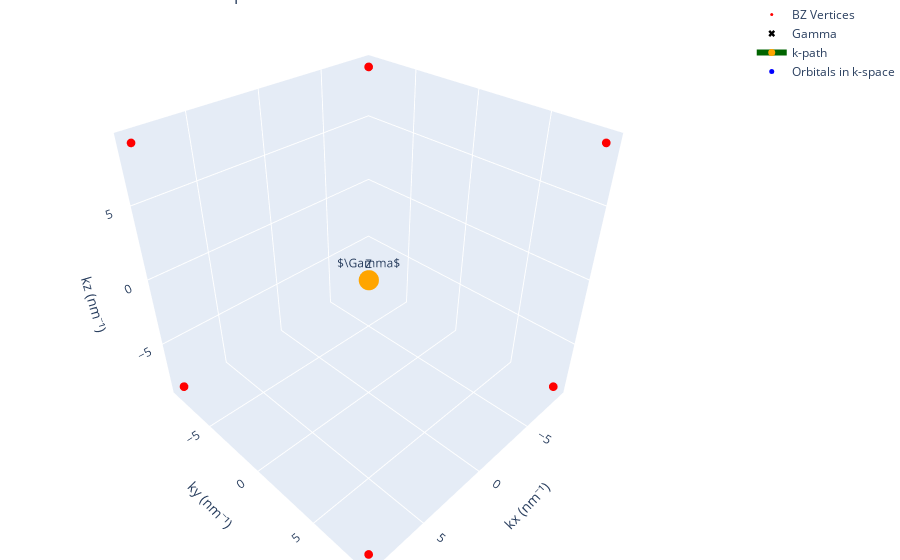

The notebook cell this image was saved under:
### Code cell
import numpy as np
import plotly.graph_objects as go
from scipy.spatial import Voronoi, ConvexHull
import numpy as np
import plotly.graph_objects as go
from scipy.spatial import Voronoi, ConvexHull

def plot_bz_with_kpath_lines(
    b1, b2, b3, 
    k_cart, 
    k_label, 
    extra_scatter=None, 
    scatter_color="blue", 
    scatter_size=6, 
    scatter_name="Extra points"
):
    """
    Plot 3D Brillouin zone, k-path, and optional extra scatter points.
    - cell: TBPLaS cell object
    - k_cart: (N,3) k-point coordinates (in nm^-1)
    - k_label: list of labels for k-points
    - extra_scatter: (M,3) array of additional scatter points in k-space (optional)
    - scatter_color: color for the extra scatter points
    - scatter_size: marker size for the extra scatter points
    - scatter_name: legend label for the extra scatter points
    """
    # BZ construction
    pts = []
    for n1 in range(-1, 2):
        for n2 in range(-1, 2):
            for n3 in range(-1, 2):
                pts.append(n1 * b1 + n2 * b2 + n3 * b3)
    pts = np.array(pts)
    vor = Voronoi(pts)
    origin_index = np.argmin(np.linalg.norm(pts, axis=1))
    region_index = vor.point_region[origin_index]
    region = vor.regions[region_index]
    if -1 in region:
        print("Warning: Brillouin zone is unbounded, try expanding the lattice grid!")
    vertices = np.array([vor.vertices[i] for i in region if i != -1])
    hull = ConvexHull(vertices)

    fig = go.Figure()
    # BZ mesh
    for s in hull.simplices:
        fig.add_trace(go.Mesh3d(
            x=vertices[s, 0], y=vertices[s, 1], z=vertices[s, 2],
            color='lightblue', opacity=0.5, alphahull=0, showlegend=False
        ))
    # BZ vertices
    fig.add_trace(go.Scatter3d(
        x=vertices[:, 0], y=vertices[:, 1], z=vertices[:, 2],
        mode='markers', marker=dict(size=3, color='red'), name='BZ Vertices'
    ))
    # # Gamma point
    # fig.add_trace(go.Scatter3d(
    #     x=[0], y=[0], z=[0],
    #     mode='markers', marker=dict(size=6, color='black', symbol='x'), name=r'Gamma'
    # ))
    # k-path lines+markers
    fig.add_trace(go.Scatter3d(
        x=k_cart[:, 0], y=k_cart[:, 1], z=k_cart[:, 2],
        mode='lines+markers',
        line=dict(color='darkgreen', width=6),
        marker=dict(size=7, color='orange'),
        name='k-path'
    ))
    # Label the special points
    for kpt, label in zip(k_cart, k_label):
        fig.add_trace(go.Scatter3d(
            x=[kpt[0]], y=[kpt[1]], z=[kpt[2]],
            mode='text',
            text=[label],
            textposition='top center',
            showlegend=False
        ))
    # Plot extra scatter points if provided
    if extra_scatter is not None and len(extra_scatter) > 0:
        fig.add_trace(go.Scatter3d(
            x=extra_scatter[:, 0], y=extra_scatter[:, 1], z=extra_scatter[:, 2],
            mode='markers',
            marker=dict(size=scatter_size, color=scatter_color),
            name=scatter_name
        ))
    fig.update_layout(
        scene=dict(
            xaxis_title='kx (nm⁻¹)',
            yaxis_title='ky (nm⁻¹)',
            zaxis_title='kz (nm⁻¹)'
        ),
        margin=dict(l=0, r=0, b=0, t=0),
        title="3D Brillouin Zone with k-point Path"
    )
    fig.show()


def fold_k_to_bz(k_cart, b1, b2, b3):
    """
    Fold cartesian k-points into the first Brillouin zone defined by b1, b2, b3.
    Returns cartesian coordinates in the first BZ.
    """
    B = np.vstack([b1, b2, b3])  # shape (3,3)
    # Fractional coordinates: solve B.T @ frac = k_cart
    frac = np.linalg.solve(B.T, k_cart.T).T
    # Wrap to (-0.5, 0.5]
    frac_bz = (frac + 0.5) % 1.0
    # Back to cartesian
    k_cart_bz = frac_bz @ B
    return k_cart_bz

k_cart_bz = fold_k_to_bz(k_cart, b1, b2, b3)
plot_bz_with_kpath_lines(
    b1, b2, b3,
    k_cart_bz,
    k_label,
    extra_scatter=k_pos_frac,
    scatter_color="blue",
    scatter_size=5,
    scatter_name="Orbitals in k-space"
)

### Figure 1 — Plotly figure (JSON) as saved in the notebook; plotly's stock layout.template omitted (floating-point values rounded to 4 significant figures)
{"data": [{"alphahull": 0, "color": "lightblue", "opacity": 0.5, "showlegend": false, "type": "mesh3d", "x": [-8.727, -8.727, -8.727], "y": [-8.727, 8.727, 8.727], "z": [8.727, 8.727, -8.727]}, {"alphahull": 0, "color": "lightblue", "opacity": 0.5, "showlegend": false, "type": "mesh3d", "x": [-8.727, -8.727, -8.727], "y": [-8.727, 8.727, -8.727], "z": [8.727, -8.727, -8.727]}, {"alphahull": 0, "color": "lightblue", "opacity": 0.5, "showlegend": false, "type": "mesh3d", "x": [-8.727, 8.727, 8.727], "y": [-8.727, -8.727, -8.727], "z": [8.727, 8.727, -8.727]}, {"alphahull": 0, "color": "lightblue", "opacity": 0.5, "showlegend": false, "type": "mesh3d", "x": [-8.727, 8.727, -8.727], "y": [-8.727, -8.727, -8.727], "z": [8.727, -8.727, -8.727]}, {"alphahull": 0, "color": "lightblue", "opacity": 0.5, "showlegend": false, "type": "mesh3d", "x": [8.727, 8.727, -8.727], "y": [8.727, -8.727, -8.727], "z": [-8.727, -8.727, -8.727]}, {"alphahull": 0, "color": "lightblue", "opacity": 0.5, "showlegend": false, "type": "mesh3d", "x": [8.727, -8.727, -8.727], "y": [8.727, 8.727, -8.727], "z": [-8.727, -8.727, -8.727]}, {"alphahull": 0, "color": "lightblue", "opacity": 0.5, "showlegend": false, "type": "mesh3d", "x": [8.727, -8.727, 8.727], "y": [8.727, -8.727, -8.727], "z": [8.727, 8.727, 8.727]}, {"alphahull": 0, "color": "lightblue", "opacity": 0.5, "showlegend": false, "type": "mesh3d", "x": [8.727, -8.727, -8.727], "y": [8.727, -8.727, 8.727], "z": [8.727, 8.727, 8.727]}, {"alphahull": 0, "color": "lightblue", "opacity": 0.5, "showlegend": false, "type": "mesh3d", "x": [8.727, -8.727, -8.727], "y": [8.727, 8.727, 8.727], "z": [8.727, 8.727, -8.727]}, {"alphahull": 0, "color": "lightblue", "opacity": 0.5, "showlegend": false, "type": "mesh3d", "x": [8.727, 8.727, -8.727], "y": [8.727, 8.727, 8.727], "z": [8.727, -8.727, -8.727]}, {"alphahull": 0, "color": "lightblue", "opacity": 0.5, "showlegend": false, "type": "mesh3d", "x": [8.727, 8.727, 8.727], "y": [8.727, -8.727, -8.727], "z": [8.727, 8.727, -8.727]}, {"alphahull": 0, "color": "lightblue", "opacity": 0.5, "showlegend": false, "type": "mesh3d", "x": [8.727, 8.727, 8.727], "y": [8.727, 8.727, -8.727], "z": [8.727, -8.727, -8.727]}, {"marker": {"color": "red", "size": 3}, "mode": "markers", "name": "BZ Vertices", "type": "scatter3d", "x": [-8.727, 8.727, -8.727, 8.727, -8.727, -8.727, 8.727, 8.727], "y": [-8.727, -8.727, 8.727, 8.727, 8.727, -8.727, 8.727, -8.727], "z": [-8.727, -8.727, -8.727, -8.727, 8.727, 8.727, 8.727, 8.727]}, {"marker": {"color": "black", "size": 6, "symbol": "x"}, "mode": "markers", "name": "Gamma", "type": "scatter3d", "x": [0], "y": [0], "z": [0]}, {"line": {"color": "darkgreen", "width": 6}, "marker": {"color": "orange", "size": 7}, "mode": "lines+markers", "name": "k-path", "type": "scatter3d", "x": [8.727, 8.727], "y": [8.727, 8.727], "z": [8.727, 8.727]}, {"mode": "text", "showlegend": false, "text": ["$\\Gamma$"], "textposition": "top center", "type": "scatter3d", "x": [8.727], "y": [8.727], "z": [8.727]}, {"mode": "text", "showlegend": false, "text": ["Z"], "textposition": "top center", "type": "scatter3d", "x": [8.727], "y": [8.727], "z": [8.727]}, {"marker": {"color": "blue", "size": 5}, "mode": "markers", "name": "Orbitals in k-space", "type": "scatter3d", "x": [0.0, 0.0, 0.0, 0.0, 0.0, 0.0, 0.0, 0.0, 0.0, 0.0, 0.0, 0.0, 0.0, 0.0, 0.0, 0.0, 0.0, 0.0, 0.0, 0.0, 0.0, 0.0, 0.0, 0.0, 0.0, 0.0], "y": [0.0, 0.0, 0.0, 0.0, 0.0, 0.0, 0.0, 0.0, 0.0, 0.0, 0.0, 0.0, 0.0, 0.0, 0.0, 0.0, 0.0, 0.0, 0.0, 0.0, 0.0, 0.0, 0.0, 0.0, 0.0, 0.0], "z": [0.01833, 0.01833, 0.01833, 0.01833, 0.01833, 0.01833, 0.01833, 0.01833, 0.01833, 0.01833, 0.01833, 0.01833, 0.01833, 0.01142, 0.01142, 0.01142, 0.01142, 0.01142, 0.01142, 0.01142, 0.01142, 0.01142, 0.01142, 0.01142, 0.01142, 0.01142]}], "layout": {"margin": {"b": 0, "l": 0, "r": 0, "t": 0}, "scene": {"xaxis": {"title": {"text": "kx (nm⁻¹)"}}, "yaxis": {"title": {"text": "ky (nm⁻¹)"}}, "zaxis": {"title": {"text": "kz (nm⁻¹)"}}}, "title": {"text": "3D Brillouin Zone with k-point Path"}}}
